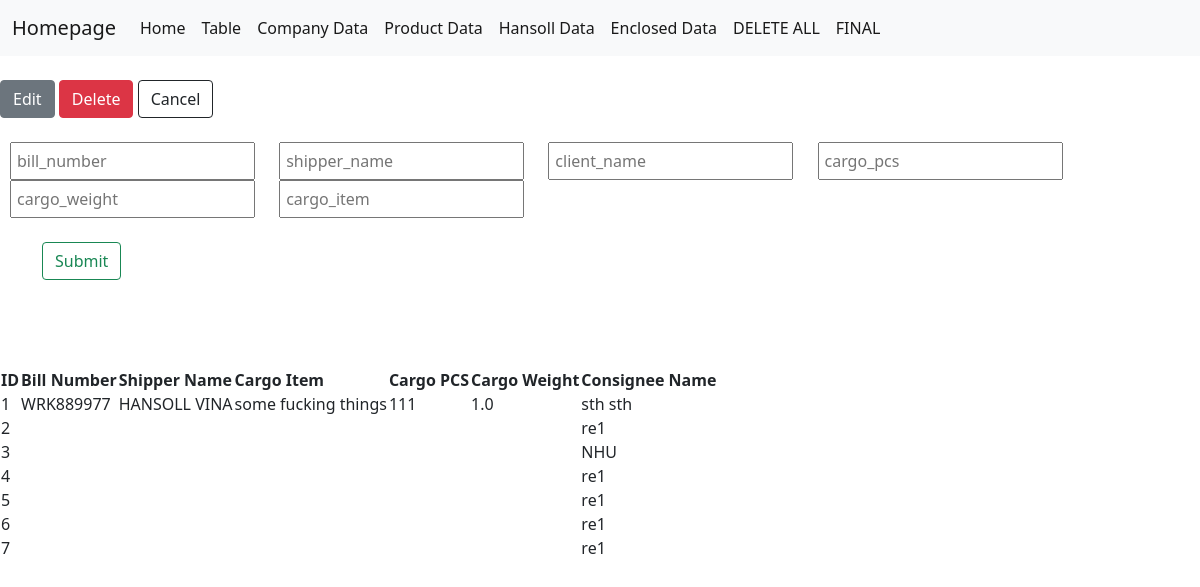
Page /hansoltable on the earlier database version.
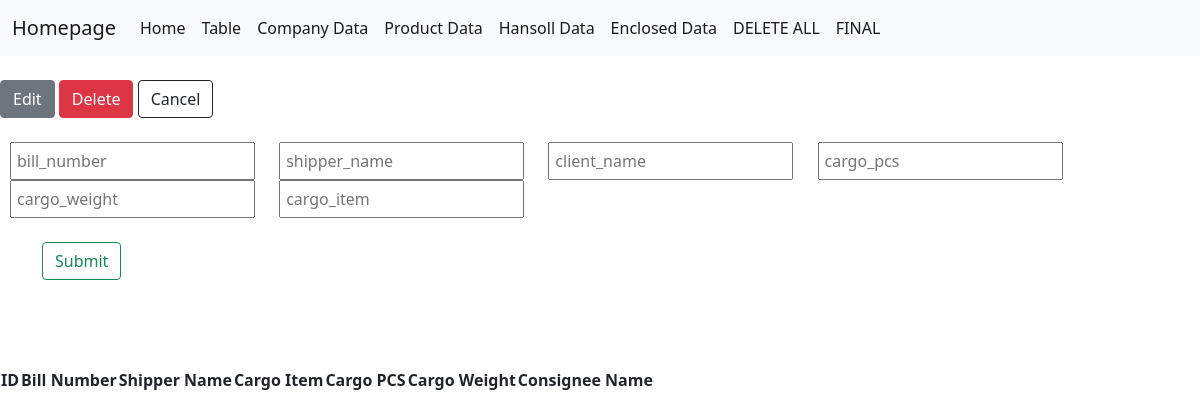
Same page on the later database version.
### app.py (models this page shows, shortened)
class Hansoll(db.Model):
    __tablename__ = "hansoll"
    id = db.Column(db.Integer, primary_key = True)
    bill_number = db.Column(db.String(64))
    shipper_name = db.Column(db.String(64))
    consignee_name = db.Column(db.String(64))
    consignee_address = db.Column(db.String(500))
    consignee_telephone = db.Column(db.String(64))
    cargo_item = db.Column(db.String(64))
    cargo_pcs = db.Column(db.String(64))
    cargo_weight = db.Column(db.String(64))
    pp_cc = db.Column(db.String(5))
    invoice_value = db.Column(db.String(64))

### app.py (the view)
@app.route('/hansoltable')
def hansoltable():
    form = HansolInputForm()
    form1 = HansolEditForm()
    form2 = HansolDeleteForm()
    data_hansols = Hansoll.query.all()
    return render_template('hansolTable.html', data_hansols=data_hansols, form=form, form1=form1, form2=form2)

### forms.py
class HansolInputForm(FlaskForm):
    bill_number = StringField('bill_number')
    shipper_name = StringField('shipper_name')
    consignee_name = StringField('consignee_name', validators=[DataRequired()])
    cargo_pcs = StringField('cargo_pcs')
    cargo_weight = StringField('cargo_weight')
    cargo_item = StringField('cargo_item')
    submit = SubmitField('Submit')

class HansolEditForm(FlaskForm):
    id = IntegerField('ID', validators=[DataRequired()])
    bill_number = StringField('bill_number', validators=[DataRequired()])
    shipper_name = StringField('shipper_name', validators=[DataRequired()])
    consignee_name = StringField('consignee_name', validators=[DataRequired()])
    cargo_pcs = IntegerField('cargo_pcs', validators=[DataRequired()])
    cargo_weight = FloatField('cargo_weight', validators=[DataRequired()])
    cargo_item = StringField('cargo_item', validators=[DataRequired()])
    submit = SubmitField('Submit')

### templates/hansolTable.html (shortened to what this page needs)
{% extends 'index.html' %}
{% block content %}
<br>
<span class="btn-company"><button type="button" id="edit" class="btn btn-secondary">Edit</button></span>
<span class="btn-company"><button type="button" id="delete" class="btn btn-danger">Delete</button></span>
<span class="btn-company"><button type="button" id="cancel" class="btn btn-outline-dark">Cancel</button></span>
<br>
<br>
<div class="create-wrapper">
<form action="{{url_for('hansol_create')}}" method="POST" novalidate>
      <div>
        {{ form.bill_number(class='sth', placeholder="bill_number", id="bil_numberInput") }}
        {{ form.shipper_name(class='sth',placeholder="shipper_name", id="shipper_nameInput") }}
        {{ form.consignee_name(class='sth',placeholder="client_name", id="consignee_nameInput") }}
        {{ form.cargo_pcs(class='sth',placeholder="cargo_pcs", id="cargo_pcsInput") }}
        {{ form.cargo_weight(class='sth',placeholder="cargo_weight", id="cargo_weightInput") }}
        {{ form.cargo_item(class='sth',placeholder="cargo_item", id="cargo_itemInput") }}
      </div>
      <br>
      <div class="container">
      {{ form.submit(class="btn btn-outline-success", value="Submit") }}
    </div>
  </form>
</div>
<br>
<br>
<br>
<div class="hansol-table-wrapper">
    <table>
        <th>ID</th>
        <th>Bill Number</th>
        <th>Shipper Name</th>
        <th>Cargo Item</th>
        <th>Cargo PCS</th>
        <th>Cargo Weight</th>
        <th>Consignee Name</th>
        {% for hansol in data_hansols %}
            <tr>
                <td>{{hansol.id}}</td>
                <td>{{hansol.bill_number}}</td>
                <td>{{hansol.shipper_name}}</td>
                <td>{{hansol.cargo_item}}</td>
                <td>{{hansol.cargo_pcs}}</td>
                <td>{{hansol.cargo_weight}}</td>
                <td>{{hansol.consignee_name}}</td>
            </tr>
        {% endfor %}
    </table>
</div>
{% endblock %}

### templates/index.html (shortened to what this page needs)
<html lang="en">
  <head>
    <link rel="stylesheet" href="../static/style.css" />
    <link
      href="https://cdn.jsdelivr.net/npm/bootstrap@5.0.0-beta1/dist/css/bootstrap.min.css"
      rel="stylesheet"
    />
  </head>
  <body>
    <nav class="navbar navbar-expand-lg navbar-light bg-light">
      <div class="container-fluid">
        <a class="navbar-brand" href="#">Homepage</a>
        <div class="collapse navbar-collapse" id="navbarNav">
          <ul class="navbar-nav">
            <li class="nav-item">
              <a class="nav-link active" aria-current="page" href="{{url_for('index')}}">Home</a>
            </li>
            <li class="nav-item">
              <a class="nav-link active" aria-current="page" href="{{url_for('table')}}">Table</a>
            </li>
            <li class="nav-item">
              <a class="nav-link active" aria-current="page" href="{{url_for('companytable')}}">Company Data</a>
            </li>
            <li class="nav-item">
              <a class="nav-link active" aria-current="page" href="{{url_for('producttable')}}">Product Data</a>
            </li>
            <li class="nav-item">
              <a class="nav-link active" aria-current="page" href="{{url_for('hansoltable')}}">Hansoll Data</a>
            </li>
            <li class="nav-item">
              <a class="nav-link active" aria-current="page" href="{{url_for('enclosedtable')}}">Enclosed Data</a>
            </li>
            <li class="nav-item">
              <a class="nav-link active" aria-current="page" href="{{url_for('delete_all')}}">DELETE ALL</a>
            </li>
            <li class="nav-item">
              <a class="nav-link active" aria-current="page" href="{{url_for('sth')}}">FINAL</a>
            </li>
          </ul>
        </div>
      </div>
    </nav>
    <div>{% block content %}{% endblock %}</div>
  </body>
</html>

### static/style.css (style rules this page uses)
.sth { margin-left: 10px; margin-right: 10px; padding: 5px; }

Differences in the rows shown:
removed Hansoll: id "1", bill_number "WRK889977", shipper_name "HANSOLL VINA", cargo_item "some fucking things", cargo_pcs "111", cargo_weight "1.0", consignee_name "sth sth"
removed Hansoll: id "2", consignee_name "re1"
removed Hansoll: id "3", consignee_name "NHU"
removed Hansoll: id "4", consignee_name "re1"
removed Hansoll: id "5", consignee_name "re1"
removed Hansoll: id "6", consignee_name "re1"
removed Hansoll: id "7", consignee_name "re1"
